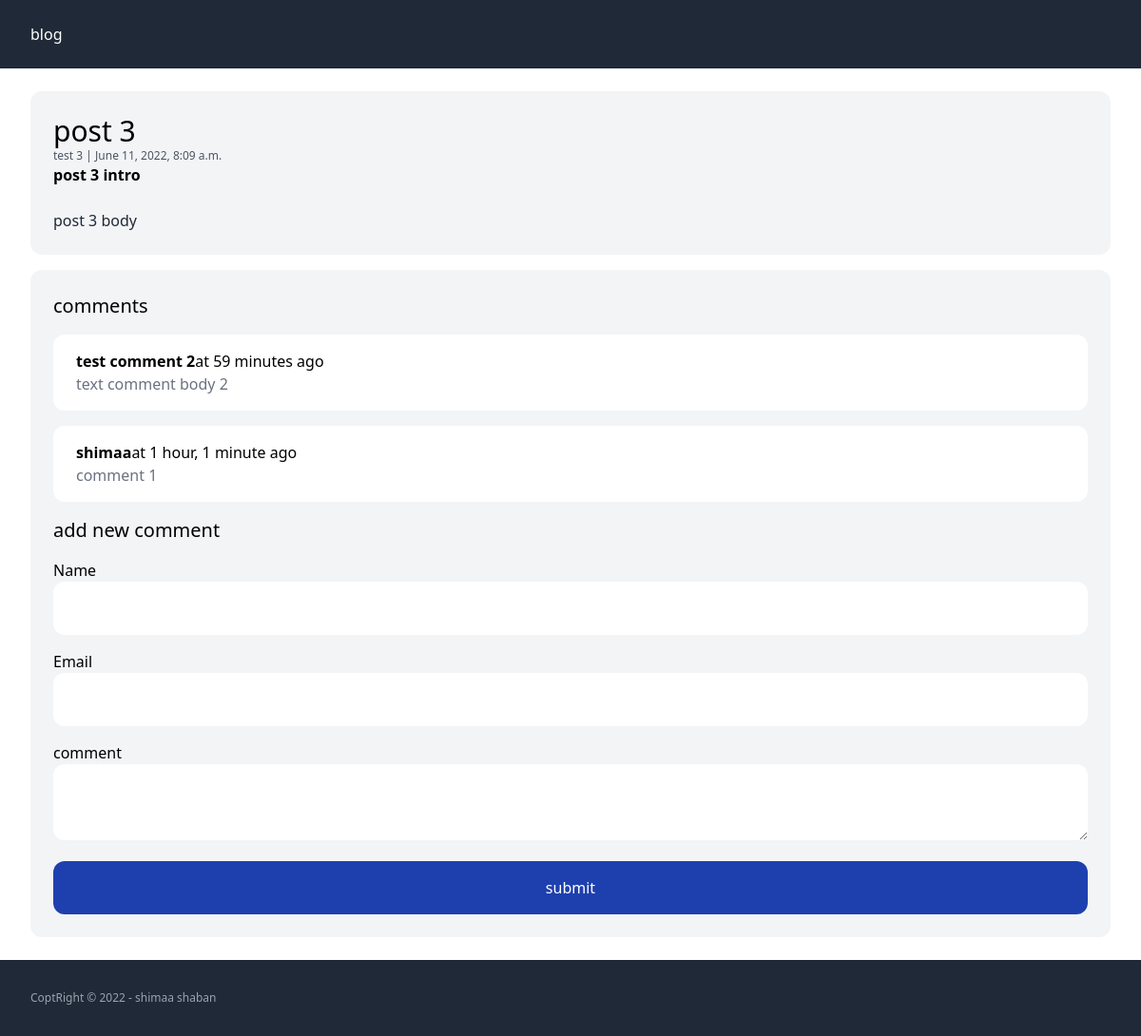
Page /post/post-3/ on the committed database.
### post/models.py (models this page shows, shortened)
class Post(models.Model):
    category = models.ForeignKey('Category', related_name="posts", on_delete=models.CASCADE)
    title = models.CharField(max_length=255)
    slug = models.SlugField(max_length=255)
    intro = models.TextField()
    body = models.TextField()
    created_at = models.DateTimeField(auto_now_add=True)
    class Meta:
        ordering = ('-created_at',)

class Category(models.Model):
    title = models.CharField(max_length=255)
    slug = models.SlugField(max_length=255)

class Comment(models.Model):
    post = models.ForeignKey(Post, related_name='comments', on_delete=models.CASCADE)
    name= models.CharField(max_length=255)
    email= models.EmailField()
    comment= models.TextField()
    created_at = models.DateTimeField(auto_now_add=True)
    class Meta:
        ordering = ('-created_at',)

### post/views.py (the view, shortened to what this page needs)
# urls.py: path('post/<slug:slug>/', post_detail, name= 'post_detail'),
def post_detail(request, slug):
    post = get_object_or_404(Post, slug= slug)
    return render(request, 'post/post_detail.html', {"post": post})

### post/templates/post/post_detail.html (shortened to what this page needs)
{% extends 'post/base.html' %}
{% block content %}
   <article class="p-6 bg-gray-100 rounded-xl ">
       <h2 class="text-3xl">{{post.title}}</h2>
       <span class="text-xs text-gray-600 block">
        <a href= '{% url "post:caregory_detail" post.category.slug %}'>{{post.category.title}}</a> | {{post.created_at}}</span>
       <p class="mb-6 font-semibold">{{post.intro}}</p>
       <p class="text-gray-800">{{post.body}}</p>
   </article>
<div class=" mt-4 p-6 bg-gray-100 rounded-xl ">
    <h3 class= 'mb-4 text-xl'>comments</h3>
    {% for comment in post.comments.all %}
        <div class = "mb-4 w-full bg-white py-4 px-6 rounded-xl">
            <strong>{{ comment.name}}</strong>at {{ comment.created_at|timesince}} ago<br>
          <p class= 'text-gray-500'>  {{ comment.comment}} </p>
        </div>
    {% endfor %}
    <h3 class= 'mb-4 text-xl'>add new comment</h3>
    <form method = 'post' action = "." class= "space-y-4">
        <div>
            <label>Name</label><br>
            <input  type= 'text' name= 'name' class='w-full bg-white py-4 px-6 rounded-xl'/>
        </div>
        <div>
            <label>Email</label><br>
            <input  type= 'email' name= 'email' class='w-full bg-white py-4 px-6 rounded-xl'/>
        </div>
        <div>
            <label>comment</label><br>
            <textarea  name= 'comment' class='w-full bg-white py-4 px-6 rounded-xl'></textarea>
        </div>
        <div>
            <button  type= 'submit'  class='w-full py-4 px-6 rounded-xl bg-blue-800 text-white'>submit</button>
        </div>
    </form>
</div>
{% endblock %}

### post/templates/post/base.html (shortened to what this page needs)
<!doctype html>
<html>
<head>
  <link href="https://unpkg.com/tailwindcss@^2/dist/tailwind.min.css" rel="stylesheet">
</head>
<body>
  <nav class="py-6 px-8 bg-gray-800 text-white">
      <a href="{% url 'post:frontpage' %}"> blog</a>
  </nav>
  <main class="py-6 px-8">
      {% block content %}{% endblock %}
  </main>
  <footer class="py-8 px-8 bg-gray-800 text-gray-400">
    <p class="text-xs">CoptRight &copy; {% now  "Y" %} - shimaa shaban</p>
  </footer>
</body>
</html>

### rows in the picture
Post: title "post 3", category "test 3", created_at "June 11, 2022, 8:09 a.m.", intro "post 3 intro", body "post 3 body"
Comment: name "test comment 2", created_at "59 minutes", comment "text comment body 2"
Comment: name "shimaa", created_at "1 hour, 1 minute", comment "comment 1"
